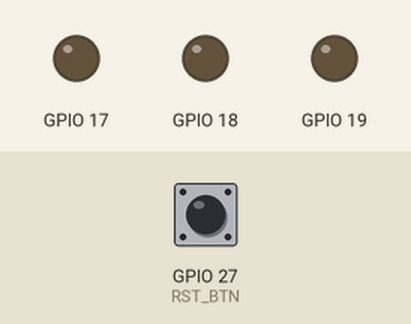
The program below on a simulated ESP32. Shown: output pins drawn as LEDs (lit = HIGH). The inputs (shaded band) are chosen by the test bench; at power-on: GPIO 27 (RST_BTN) LOW. WiFi joins after 1.5 s; servers stay silent unless stated; EEPROM starts erased; what the program prints to the serial monitor is not drawn.

Above: at 0.0 s.
At 3.1 s:
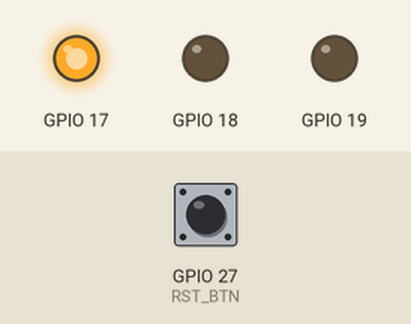
At 5.1 s:
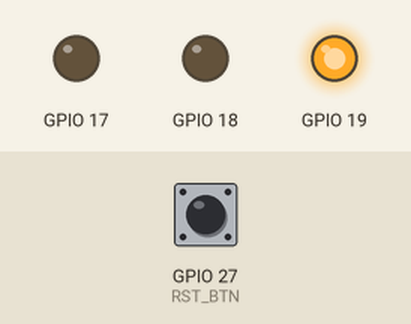
At 8.1 s:
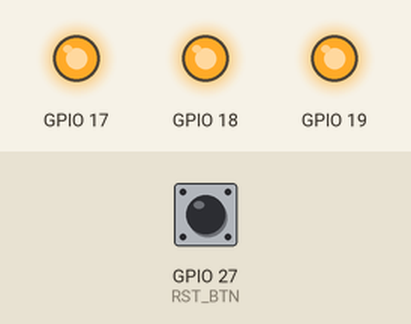
At 14.6 s:
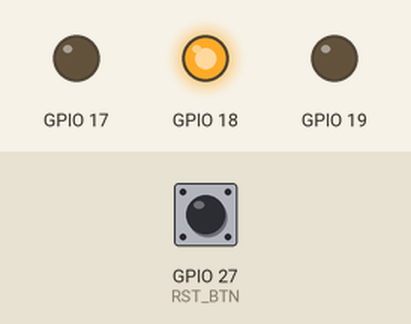
Timing chart, 0 to 16.1 s (numbered marks = the images above):
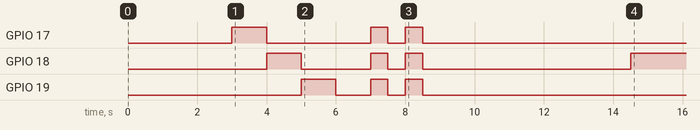

The program:

main.cpp
```cpp
#include <Arduino.h>
#include <wifi\wifi_controller.h>
#include <led\led_controller.h>

wifi_controller wifi;
led_controller led(19, 18, 17);
int RST_BTN = 27;

bool normalMode;

void setup() {
    delay(1000);
    Serial.begin(115200);
    delay(1000);
    pinMode(GPIO_NUM_17, OUTPUT);
    pinMode(GPIO_NUM_18, OUTPUT);
    pinMode(GPIO_NUM_19, OUTPUT);
    pinMode(GPIO_NUM_27, INPUT);
    delay(1000);
    Serial.println();

    led.boot();

    normalMode = wifi.initialize();

    delay(3000);

    if(normalMode) {
        led.toogle(YELLOW, true);
    } else {
        led.toogle(GREEN, true);
    }
}

void loop() {
    int btn_chk = digitalRead(RST_BTN);
    proccessButton(btn_chk);

    if(normalMode) {
        wifi.handleIncomingConnections();
        wifi.handleBroadcasting();
        wifi.listenForMessages();
        wifi.checkConnectionStatus();
    }

    // Add any other necessary code or logic here
}

void proccessButton(int value) {
    //
}
```

button.cpp
```cpp
#include "input/button.h"

buttonStatus Button::check() {
    int val = digitalRead(pin);

    if (val == LOW && isPressed == false) {
        isPressed = true;
        startTime = millis();
        return PRESSED;
    }

    if (val == LOW && isPressed == true) {
        unsigned long int currTime = millis();

        if (currTime - startTime >= duration) {
            startTime = millis();
            return HELD_DOWN;
        }
    }

    if (val == HIGH && isPressed == true) {
        isPressed = false;
        return RELEASED;
    }

    return NONE;
}
```

input.cpp
```cpp
#include "input/input.h"
```

led_controller.cpp
```cpp
#include "led\led_controller.h"

void led_controller::boot() {
    digitalWrite(17, HIGH);
    delay(1000);

    digitalWrite(17, LOW);
    digitalWrite(18, HIGH);
    delay(1000);

    digitalWrite(18, LOW);
    digitalWrite(19, HIGH);
    delay(1000);

    digitalWrite(19, LOW);
    delay(1000);

    digitalWrite(17, HIGH);
    digitalWrite(18, HIGH);
    digitalWrite(19, HIGH);
    delay(500);

    digitalWrite(17, LOW);
    digitalWrite(18, LOW);
    digitalWrite(19, LOW);
    delay(500);

    digitalWrite(17, HIGH);
    digitalWrite(18, HIGH);
    digitalWrite(19, HIGH);
    delay(500);

    digitalWrite(17, LOW);
    digitalWrite(18, LOW);
    digitalWrite(19, LOW);
}

void led_controller::toogle(LED_PIN pin, bool on) {
  switch (pin) {
    case 1: // RED
      digitalWrite(RED, on);
      break;

    case 2: // YELLOW
      digitalWrite(YELLOW, on);
      break;

    case 3: // GREEN
      digitalWrite(GREEN, on);
      break;

    default:
      break;
  }
}
```

wifi_controller.cpp
```cpp
#include "wifi\wifi_controller.h"

bool wifi_controller::initialize() {
    if (!credentials.isStoredInEEPROM()) {
        Serial.println("No SSID or Password found!");

        // Start the access point
        Serial.println("Starting Access Point...");
        WiFi.softAP(AP_SSID, AP_PASS);

        IPAddress apIP = WiFi.softAPIP();
        Serial.print("AP IP address: ");
        Serial.println(apIP);

        udp.begin(settings.port);

        return false; // Return false to indicate AP mode
    }

    // Network credentials found, proceed with connecting as a client
    credentials.loadFromEEPROM();
    Serial.print("SSID and Password found... -> " + credentials.ssid + " & " + credentials.password);

    delay(1000);

    if (connect()) {
        return true; // Return true to indicate client mode
    }

    return false;
}

bool wifi_controller::connect() {
    WiFi.begin(credentials.ssid.c_str(), credentials.password.c_str());

    if (WiFi.status() == WL_CONNECT_FAILED) {
        Serial.println("Wi-Fi failed to connect!");
        return false;
    }

    Serial.print("Wi-Fi connecting : ");
    int count = 0;
    while (WiFi.status() != WL_CONNECTED) {
        if (count >= 20) {
            //credentials.clearEEPROM();
            esp_restart();
        }
        delay(1000);
        Serial.print(".");
        count++;
    }

    settings.retrieveFromNetwork();

    Serial.println();
    Serial.println("Connected to WiFi");
    Serial.println("IP address: " + WiFi.localIP().toString());

    server.begin();
    udp.begin(settings.port);

    return true;
}

void wifi_controller::handleIncomingConnections() {
    static unsigned long previousTime = 0;

    if (millis() - previousTime >= INTERVAL) {
        previousTime = millis();

        WiFiClient client = server.available();

        if (client) {
            // a new client has connected
            if (client.connected()) {
                IPAddress clientIP = client.remoteIP();
                int clientPort = client.remotePort();

                // Find an available slot in the clients array
                int emptySlot = -1;
                for (int i = 0; i < MAX_CLIENTS; i++) {
                    if (!clients[i].connected) {
                        emptySlot = i;
                        break;
                    }
                }

                if (emptySlot != -1) {
                    // Store the client information in the available slot
                    clients[emptySlot].client = client;
                    clients[emptySlot].connected = true;
                    clients[emptySlot].ip = clientIP;
                    clients[emptySlot].port = clientPort;
                    Serial.println("Client connected from " + clientIP.toString() + ":" + String(clientPort));
                    Serial.println("Client stored in slot " + String(emptySlot));
                } else {
                    // No available slots, reject the connection
                    Serial.println("Maximum number of clients reached. Rejecting connection from " + clientIP.toString() + ":" + String(clientPort));
                    client.stop();
                }
            }
        }
    }
}

void wifi_controller::checkConnectionStatus() {
    for (int i = 0; i < MAX_CLIENTS; i++) {
        if (clients[i].connected) {
            if (!clients[i].client.connected()) {
                // Client disconnected
                Serial.println("Client at slot " + String(i) + " disconnected");
                clients[i].connected = false;
                // Perform any additional cleanup or handling for the disconnected client
            }
        }
    }
}

void wifi_controller::listenForMessages() {
    for (int i = 0; i < MAX_CLIENTS; i++) {
        if (clients[i].connected) {
            WiFiClient& client = clients[i].client;

            // Check if there is incoming data available from the client
            if (client.available()) {
                // Read the incoming data
                String message = client.readStringUntil('\n');
                // Process the received message
                Serial.println("Received message from client " + String(i) + ": " + message);
                // Perform any necessary actions based on the received message
            }
        }
    }
}

void wifi_controller::sendDiscoveryResponse(const IPAddress& clientIP, int clientPort) {
    String response = "ESP Device IP: " + WiFi.localIP().toString();
    WiFiClient responseClient;
    responseClient.connect(clientIP, clientPort);
    responseClient.println(response);
    responseClient.stop();
}

void wifi_controller::sendBroadcastMessage(const String& message) {
    IPAddress broadcastIP = WiFi.localIP();
    broadcastIP[3] = 255;
    udp.beginPacket(broadcastIP, settings.port);
    udp.print(message);
    udp.endPacket();
}

void wifi_controller::handleBroadcasting() {
    if (millis() - previousBroadcastTime >= broadcastInterval) {
        previousBroadcastTime = millis();
        sendBroadcastMessage("Discover ESP Device"); // Replace the message with your desired broadcast message
    }

    if (udp.parsePacket()) {
        IPAddress remoteIP = udp.remoteIP();
        int remotePort = udp.remotePort();
        String message = udp.readStringUntil('\n');

        // Process the received message
        if (message == "ESP Device Request") {
            sendDiscoveryResponse(remoteIP, remotePort);
        } else if (message == "Set SSID and Password") {
            // Handle other message types if needed
        } else {
            // Handle other message types if needed
        }
    }
}

void wifi_controller::factoryReset() {
    credentials.clearEEPROM();
}

wifi_controller::wifi_controller() {
}
```
